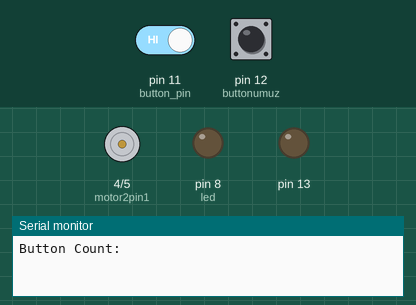
This sketch was run on a simulated Arduino Uno, built with avr-gcc and run on an emulated ATmega328P. Shown: motor-driver pin pairs drawn as motors (green arrow = first pin HIGH = forward, orange = second pin HIGH = backward, longer = more drive), output pins drawn as LEDs (lit = HIGH), the last lines printed to the serial monitor. The inputs (shaded band) are chosen by the test bench; at power-on: pin 12 (buttonumuz) LOW, pin 11 (button_pin) HIGH.

Above: at 1.3 s.
1.4 s: pin 12 (buttonumuz) pulled HIGH for 1 s
At 1.65 s:
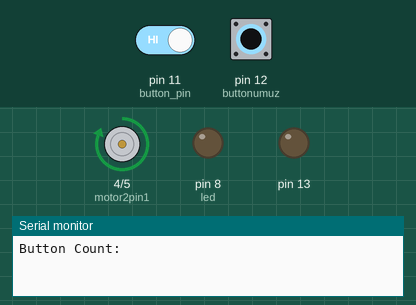
At 3.5 s:
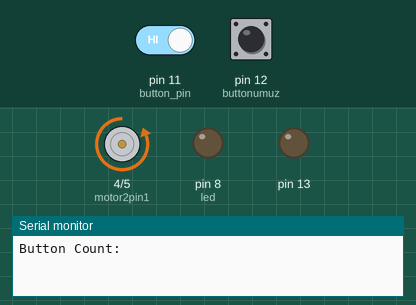
4.4 s: pin 11 (button_pin) driven LOW and pin 12 (buttonumuz) driven HIGH
At 5.8 s:
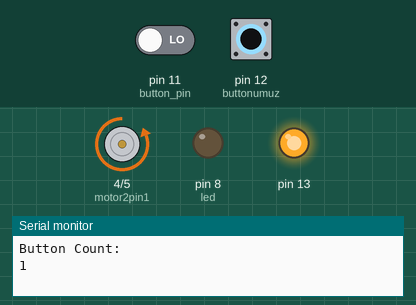
Timing chart, 0 to 7.4 s (numbered marks = the images above; inputs shaded):
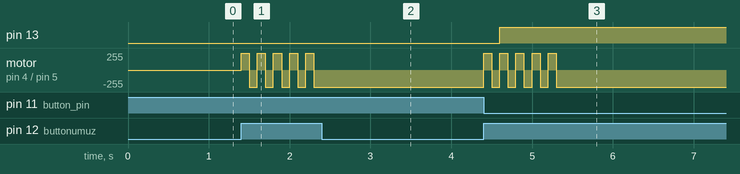

The sketch:

sketch_apr14a1.ino
```cpp
#define button_pin 11
#define buttonumuz 12

// variables will change:
int button_press_count = 0;
int button_state = 0;
int prev_button_state = 0;
int motor2pin1 = 4;
int motor2pin2 = 5;
int led = 8;
unsigned long ilk = 0;
unsigned long son;
int buttondurum = 0;


void setup() {
// put your setup code here, to run once:
  delay(100);
  Serial.begin(9600);
  pinMode (button_pin, INPUT_PULLUP); //Set digi pin 11 as pull up button
  pinMode (13, OUTPUT);
  pinMode(motor2pin1, OUTPUT);
  pinMode(motor2pin2, OUTPUT);
  pinMode(led,OUTPUT);
  pinMode(buttonumuz, INPUT);

  Serial.println("Button Count:");
}

void loop() {
  // put your main code here, to run repeatedly:
  buttondurum = digitalRead(buttonumuz);
  button_state = digitalRead(button_pin);

  //for (int i = 0; i <= 125; i++) {
  if(buttondurum == HIGH){
    son = millis();
  if (son - ilk <= 3000){
  digitalWrite(motor2pin1, HIGH);
  digitalWrite(motor2pin2, LOW);
  delay(100);

  //digitalWrite(motor1pin1, LOW);
  //digitalWrite(motor1pin2, HIGH);

  digitalWrite(motor2pin1, LOW);
  digitalWrite(motor2pin2, HIGH);
  delay(100);
  if (button_state != prev_button_state) {
   if (button_state == HIGH) {
      digitalWrite(13, LOW);
    } else { //button press
      digitalWrite(13, HIGH);
      button_press_count++;
      Serial.println(button_press_count); //print the count
    }
   if(button_press_count >= 3){
      digitalWrite(led,HIGH);
    }

    //delay(50);
  }
  prev_button_state = button_state;
  }
  //}


  /*if (button_state != prev_button_state) {
    if (button_state == HIGH) {
      digitalWrite(13, LOW);
    } else { //button press
      digitalWrite(13, HIGH);
      button_press_count++;
      Serial.println(button_press_count); //print the count
    }
    if(button_press_count >= 10){
      digitalWrite(led,HIGH);
    }
    delay(50);
  }
  prev_button_state = button_state;*/
  //}
}
else if(buttondurum == LOW){

  ilk = son;
  button_press_count = 0;
  if(button_press_count < 3){
    digitalWrite(led,LOW);
  }
}

/*else {
  digitalWrite(motor2pin1, LOW);
  digitalWrite(motor2pin2, LOW);
  button_press_count = 0;
}*/
}
```

Measured:
- after the input at 1.4 s, motor on pin 4 (motor2pin1) / pin 5 (motor2pin2): alternates forward 255/255 for 0.10 s and backward 255/255 for 0.10 s, 10 changes in all, then stays backward 255/255, starting at once
- after the input at 4.4 s, pin 13: LOW → HIGH after 0.20 s; motor on pin 4 (motor2pin1) / pin 5 (motor2pin2): alternates forward 255/255 for 0.10 s and backward 255/255 for 0.10 s, 10 changes in all, then stays backward 255/255, starting at once
